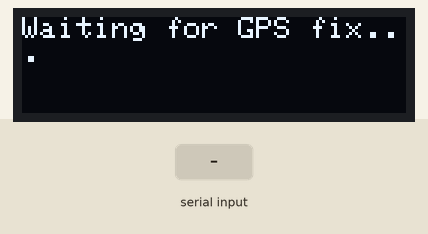
Recording of a sketch running on a simulated Arduino Mega 2560, built with avr-gcc and run on an emulated ATmega2560. Parts: 128×32 one-colour display. The test bench sets the inputs (shaded band). What the sketch prints to the serial monitor is not drawn.

Above: at 3.2 s.
3.3 s: "$GPGGA\n" received over the second serial link
At 4.8 s:
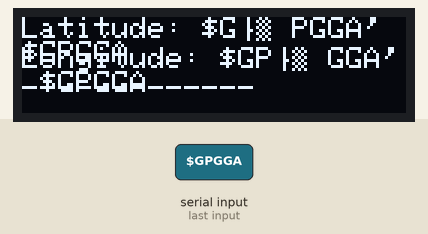
Timing chart, 0 to 6.3 s (numbered marks = the images above; inputs shaded):
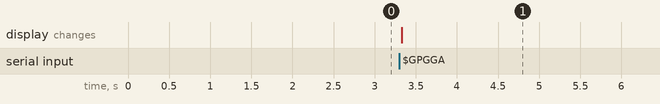

Measured:
- after the input at 3.3 s, the display: changes at once (image 1)

The sketch:

OLED_NEO_6M.ino
```cpp
#include <SPI.h>
#include <Wire.h>
#include <Adafruit_GFX.h>
#include <Adafruit_SSD1306.h>

#define SCREEN_WIDTH 128
#define SCREEN_HEIGHT 32
#define OLED_RESET -1
#define SCREEN_ADDRESS 0x3C

Adafruit_SSD1306 display(SCREEN_WIDTH, SCREEN_HEIGHT, &Wire, OLED_RESET);

#define GPS_BAUD 9600

void setup() {
  Serial.begin(9600);
  Serial1.begin(GPS_BAUD);

  if (!display.begin(SSD1306_SWITCHCAPVCC, SCREEN_ADDRESS)) {
    for (;;);
  }

  display.clearDisplay();
  display.setTextSize(1);
  display.setTextColor(SSD1306_WHITE);
  display.setCursor(0, 0);
  display.print("Waiting for GPS fix...");
  display.display();
  delay(2000);
  display.clearDisplay();
}

void loop() {
  if (Serial1.available()) {
    String gpsData = Serial1.readStringUntil('\n');

    if (gpsData.startsWith("$GPGGA")) {
      String latitude = parseLatitude(gpsData);
      String longitude = parseLongitude(gpsData);

      if (latitude != "" && longitude != "") {
        display.clearDisplay();
        display.setCursor(0, 0);
        display.setTextSize(1);
        display.print("Latitude: ");
        display.print(latitude);
        display.setCursor(0, 10);
        display.print("Longitude: ");
        display.print(longitude);
        display.setCursor(0, 20); // Move cursor down for dashes
        display.print("-------------");
        display.setCursor(0, 30); // Move cursor down for dashes
        display.print("-------------");
        display.display();

        Serial.print("Latitude: ");
        Serial.println(latitude);
        Serial.print("Longitude: ");
        Serial.println(longitude);
      } else {
        display.clearDisplay();
        display.setCursor(0, 0);
        display.print("No GPS Fix");
        display.display();
      }
      delay(1000);
    }
  }
}

// Function to parse latitude from $GPGGA sentence
String parseLatitude(String sentence) {
  int thirdComma = nthIndex(sentence, ',', 2);
  int fourthComma = nthIndex(sentence, ',', 3);
  int fifthComma = nthIndex(sentence, ',', 4);

  String latitude = sentence.substring(thirdComma + 1, fourthComma);
  String latDir = sentence.substring(fourthComma + 1, fifthComma);

  if (latitude != "") {
    return convertToDegrees(latitude, 2) + " " + latDir;
  }
  return "";
}

// Function to parse longitude from $GPGGA sentence
String parseLongitude(String sentence) {
  int fifthComma = nthIndex(sentence, ',', 4);
  int sixthComma = nthIndex(sentence, ',', 5);
  int seventhComma = nthIndex(sentence, ',', 6);

  String longitude = sentence.substring(fifthComma + 1, sixthComma);
  String longDir = sentence.substring(sixthComma + 1, seventhComma);

  if (longitude != "") {
    return convertToDegrees(longitude, 3) + " " + longDir;
  }
  return "";
}

// Helper function to convert from ddmm.mmmm or dddmm.mmmm to dd° mm.mmmm' format
String convertToDegrees(String coord, int degreesLength) {
  String degrees = coord.substring(0, degreesLength);
  String minutes = coord.substring(degreesLength);

  return degrees + "° " + minutes + "'";
}

// Helper function to find the nth occurrence of a character
int nthIndex(String str, char ch, int n) {
  int index = -1;
  while (n-- > 0) {
    index = str.indexOf(ch, index + 1);
    if (index == -1) break;
  }
  return index;
}
```
